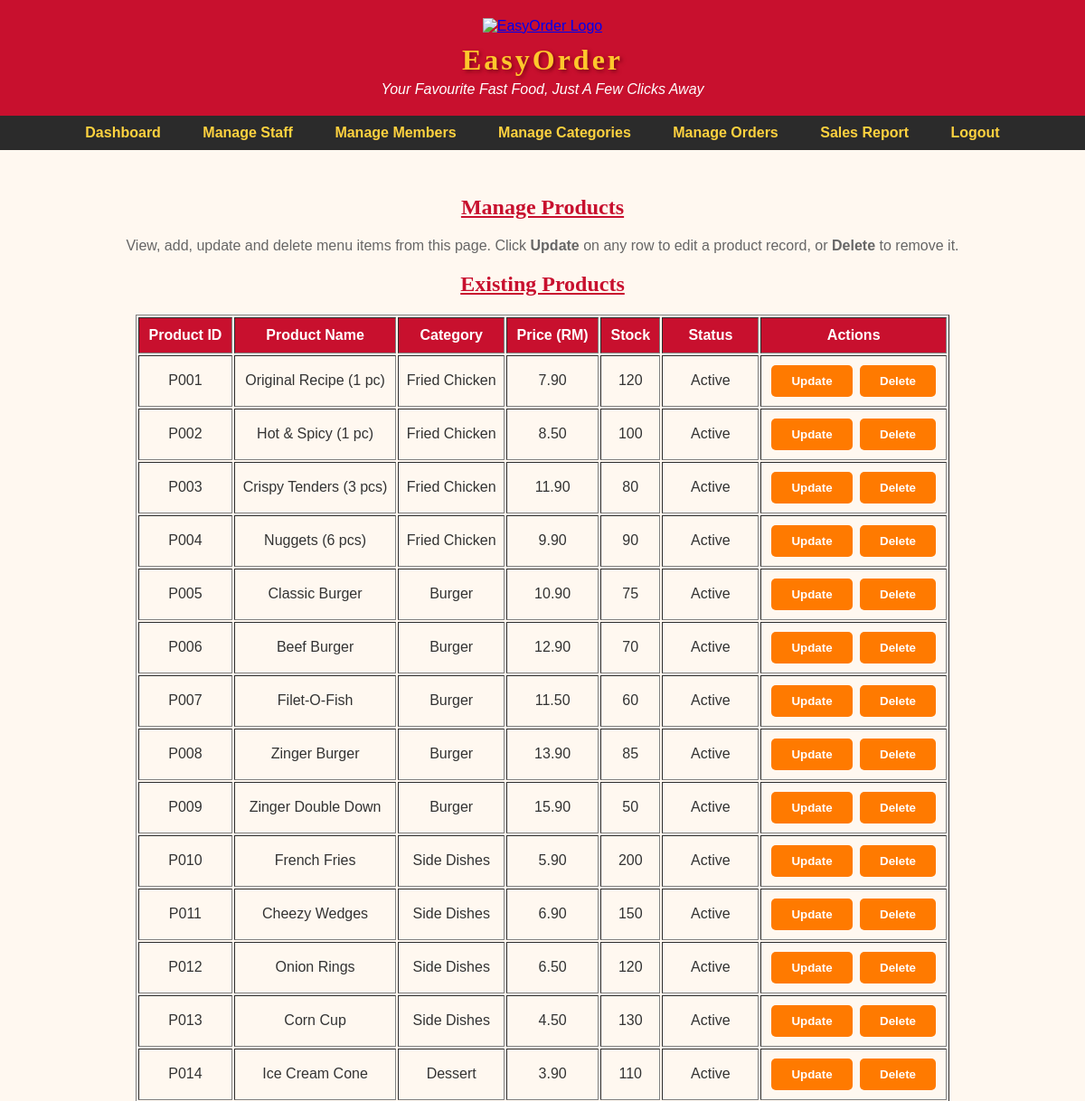
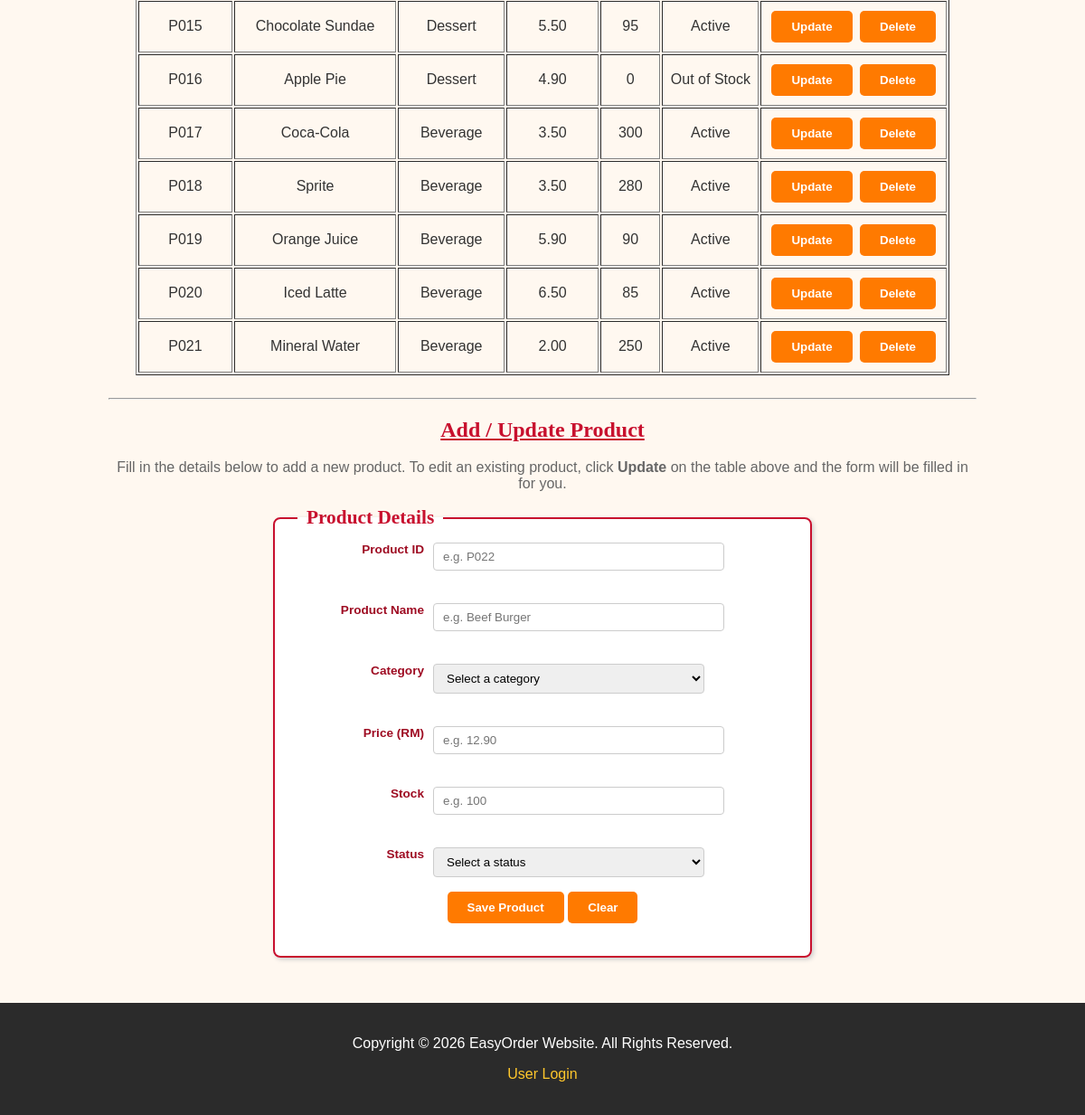
Screenshot of /admin_product.php (signed in) with the database file from the repository (2 pictures, top to bottom).
### tables this page shows
CREATE TABLE `product` (
  `product_id` char(5) NOT NULL,
  `product_name` varchar(100) NOT NULL,
  `product_category` varchar(50) NOT NULL,
  `product_price` decimal(5,2) NOT NULL,
  `product_stock` int(4) NOT NULL,
  `product_status` varchar(20) NOT NULL,
  `product_isDelete` int(1) NOT NULL DEFAULT 0
);

### admin_product.php (the view, shortened to what this page needs)
<?php
include("dataconnection.php");
?>
<!DOCTYPE html>
<html>
<head>
<link rel="stylesheet" href="style.css">
<link rel="stylesheet" href="admin_style.css">
</head>
<body>
<div id="header">
<a href="index.html"><img src="image/logo.png" width="80px" height="80px" alt="EasyOrder Logo" title="EasyOrder Home"></a>
<h1>EasyOrder</h1>
<p>Your Favourite Fast Food, Just A Few Clicks Away</p>
</div>
<div id="admin-navbar">
<a href="admin_dashboard.php">Dashboard</a>
<a href="admin_staff.php">Manage Staff</a>
<a href="admin_member.php">Manage Members</a>
<a href="admin_category.php">Manage Categories</a>
<a href="admin_order.php">Manage Orders</a>
<a href="admin_report.php">Sales Report</a>
<a href="logout.php" onclick="return confirm('Are you sure you want to logout?')">Logout</a>
</div>
<div id="main">
<h2 class="section-title">Manage Products</h2>
<p class="intro">View, add, update and delete menu items from this page. Click <b>Update</b> on any row to edit a product record, or <b>Delete</b> to remove it.</p>
<h2 class="section-title">Existing Products</h2>
<table class="manage-table" border="1">
<tr>
<th>Product ID</th>
<th>Product Name</th>
<th>Category</th>
<th>Price (RM)</th>
<th>Stock</th>
<th>Status</th>
<th>Actions</th>
</tr>
<?php
$result = mysqli_query($connect,"SELECT * FROM product WHERE product_isDelete=0");
while($row = mysqli_fetch_assoc($result))
{
?>
<tr>
<td><?php echo $row['product_id']; ?></td>
<td><?php echo $row['product_name']; ?></td>
<td><?php echo $row['product_category']; ?></td>
<td><?php echo number_format($row['product_price'],2); ?></td>
<td><?php echo $row['product_stock']; ?></td>
<td><?php echo $row['product_status']; ?></td>
<td>
<input type="button" class="update-btn" value="Update" onclick="location='admin_product.php?edit&id=<?php echo $row['product_id']; ?>'">
<input type="button" class="delete-btn" value="Delete" onclick="if(confirmation()==true){location='admin_product.php?del=1&id=<?php echo $row['product_id']; ?>'}">
</td>
</tr>
<?php
}
?>
</table>
<hr>
<?php
$pid="";
$pname="";
$pprice="";
$pstock="";
$form_title="Product Details";
$btn_label="Save Product";
?>
<h2 class="section-title">Add / Update Product</h2>
<p class="intro">Fill in the details below to add a new product. To edit an existing product, click <b>Update</b> on the table above and the form will be filled in for you.</p>
<div class="manage-form-box">
<form name="productfrm" method="post" action="" onsubmit="return save_product()">
<fieldset>
<legend id="form_title"><?php echo $form_title; ?></legend>
<label>Product ID</label>
<input type="text" name="product_id" value="<?php echo $pid; ?>" <?php if(isset($_GET["edit"])) echo "disabled"; ?> placeholder="e.g. P022">
<br><span class="error" id="err_id"></span>
<br><br><label>Product Name</label>
<input type="text" name="product_name" value="<?php echo $pname; ?>" placeholder="e.g. Beef Burger">
<br><span class="error" id="err_name"></span>
<br><br><label>Category</label>
<select name="product_category">
<option value="0">Select a category</option>
</select>
<br><span class="error" id="err_category"></span>
<br><br><label>Price (RM)</label>
<input type="text" name="product_price" value="<?php echo $pprice; ?>" placeholder="e.g. 12.90">
<br><span class="error" id="err_price"></span>
<br><br><label>Stock</label>
<input type="number" name="product_stock" min="0" value="<?php echo $pstock; ?>" placeholder="e.g. 100">
<br><span class="error" id="err_stock"></span>
<br><br><label>Status</label>
<select name="product_status">
<option value="0">Select a status</option>
</select>
<br><span class="error" id="err_status"></span>
<p style="text-align:center;">
<input type="submit" class="save-btn" id="savebtn" name="savebtn" value="<?php echo $btn_label; ?>">
<input type="button" class="save-btn" name="clearbtn" value="Clear" onclick="clear_form(this.form)">
</p>
</fieldset>
</form>
</div>
</div>
<footer>
<p>Copyright &copy; 2026 EasyOrder Website. All Rights Reserved.</p>
<p><a href="login.php">User Login</a></p>
</footer>
</body>
</html>

### style.css (style rules this page uses)
* { font-family:Arial; }
body { background-color:#FFF8F0; color:#333333; margin:0px; }
#header { background-color:#C8102E; color:#FFFFFF; text-align:center; padding:20px 10px 20px 10px; }
#header h1 { color:#FFC72C; font-family:"Arial Black"; letter-spacing:3px; text-shadow:2px 2px 4px #7A0014; margin:10px 0px 5px 0px; }
#header p { color:#FFFFFF; font-style:italic; margin:0px; }
#main { width:960px; margin:auto; padding:10px 0px 20px 0px; }
.section-title { color:#C8102E; text-align:center; font-family:"Arial Narrow"; text-decoration:underline; }
input[type="text"],input[type="password"],input[type="email"],input[type="number"],input[type="date"],textarea { border:1px solid #CCCCCC; border-radius:4px; padding:8px 10px 8px 10px; }
input[type="submit"],input[type="button"],input[type="reset"] { background-color:#FF7A00; color:#FFFFFF; font-weight:bold; border:0px; border-radius:5px; padding:10px 22px 10px 22px; cursor:pointer; }
th { background-color:#C8102E; color:#FFFFFF; padding:10px; }
td { padding:8px; }
footer { background-color:#2B2B2B; color:#FFFFFF; text-align:center; padding:20px 10px 20px 10px; margin-top:30px; }
footer a { color:#FFC72C; text-decoration:none; }
.intro { text-align:center; color:#666666; }

### admin_style.css (style rules this page uses)
#admin-navbar { background-color:#2B2B2B; text-align:center; padding:10px; margin-bottom:20px; }
#admin-navbar a { color:#FFD23F; font-weight:bold; font-family:Arial; text-decoration:none; padding:12px 18px 12px 18px; margin:0px 3px 0px 3px; }
.manage-table { width:900px; margin:auto; margin-bottom:25px; }
.manage-table th { background-color:#C8102E; color:#FFFFFF; padding:10px; }
.manage-table td { padding:8px; text-align:center; }
.update-btn { background-color:#FFC72C; color:#9E0B22; font-weight:bold; border:0px; border-radius:4px; padding:5px 12px 5px 12px; margin:2px; }
.delete-btn { background-color:#C8102E; color:#FFFFFF; font-weight:bold; border:0px; border-radius:4px; padding:5px 12px 5px 12px; margin:2px; }
.manage-form-box { width:600px; margin:auto; }
.manage-form-box fieldset { background-color:#FFFFFF; border:2px solid #C8102E; border-radius:8px; box-shadow:2px 2px 5px #CCCCCC; padding:15px 25px 20px 25px; }
.manage-form-box legend { color:#C8102E; font-family:"Arial Narrow"; font-weight:bold; font-size:16pt; padding:0px 10px 0px 10px; }
.manage-form-box label { float:left; width:140px; text-align:right; color:#9E0B22; font-weight:bold; font-size:0.85em; margin-right:10px; }
.manage-form-box input[type="text"],.manage-form-box input[type="email"],.manage-form-box input[type="password"],.manage-form-box input[type="date"],.manage-form-box input[type="number"],.manage-form-box select { width:300px; border:1px solid #CCCCCC; border-radius:4px; padding:7px 10px 7px 10px; }
.save-btn { background-color:#C8102E; color:#FFFFFF; font-weight:bold; border:0px; border-radius:5px; padding:10px 20px 10px 20px; }

### rows the page displays
product: product_id "P001", product_name "Original Recipe (1 pc)", product_category "Fried Chicken", product_price "7.90", product_stock "120", product_status "Active"
product: product_id "P002", product_name "Hot & Spicy (1 pc)", product_category "Fried Chicken", product_price "8.50", product_stock "100", product_status "Active"
product: product_id "P003", product_name "Crispy Tenders (3 pcs)", product_category "Fried Chicken", product_price "11.90", product_stock "80", product_status "Active"
product: product_id "P004", product_name "Nuggets (6 pcs)", product_category "Fried Chicken", product_price "9.90", product_stock "90", product_status "Active"
product: product_id "P005", product_name "Classic Burger", product_category "Burger", product_price "10.90", product_stock "75", product_status "Active"
product: product_id "P006", product_name "Beef Burger", product_category "Burger", product_price "12.90", product_stock "70", product_status "Active"
product: product_id "P007", product_name "Filet-O-Fish", product_category "Burger", product_price "11.50", product_stock "60", product_status "Active"
product: product_id "P008", product_name "Zinger Burger", product_category "Burger", product_price "13.90", product_stock "85", product_status "Active"
product: product_id "P009", product_name "Zinger Double Down", product_category "Burger", product_price "15.90", product_stock "50", product_status "Active"
product: product_id "P010", product_name "French Fries", product_category "Side Dishes", product_price "5.90", product_stock "200", product_status "Active"
product: product_id "P011", product_name "Cheezy Wedges", product_category "Side Dishes", product_price "6.90", product_stock "150", product_status "Active"
product: product_id "P012", product_name "Onion Rings", product_category "Side Dishes", product_price "6.50", product_stock "120", product_status "Active"
product: product_id "P013", product_name "Corn Cup", product_category "Side Dishes", product_price "4.50", product_stock "130", product_status "Active"
product: product_id "P014", product_name "Ice Cream Cone", product_category "Dessert", product_price "3.90", product_stock "110", product_status "Active"
product: product_id "P015", product_name "Chocolate Sundae", product_category "Dessert", product_price "5.50", product_stock "95", product_status "Active"
product: product_id "P016", product_name "Apple Pie", product_category "Dessert", product_price "4.90", product_stock "0", product_status "Out of Stock"
product: product_id "P017", product_name "Coca-Cola", product_category "Beverage", product_price "3.50", product_stock "300", product_status "Active"
product: product_id "P018", product_name "Sprite", product_category "Beverage", product_price "3.50", product_stock "280", product_status "Active"
product: product_id "P019", product_name "Orange Juice", product_category "Beverage", product_price "5.90", product_stock "90", product_status "Active"
product: product_id "P020", product_name "Iced Latte", product_category "Beverage", product_price "6.50", product_stock "85", product_status "Active"
product: product_id "P021", product_name "Mineral Water", product_category "Beverage", product_price "2.00", product_stock "250", product_status "Active"

### other values shown
$form_title "Product Details"
